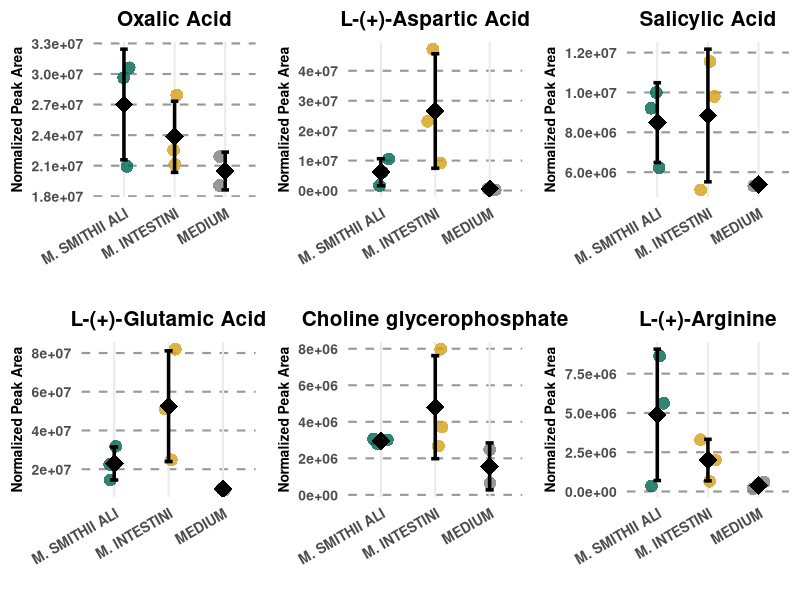

Recreate this plot in R.
# Load necessary libraries
library(ggplot2)
library(dplyr)
library(gridExtra)  # For arranging multiple plots

# Define a function for plotting
plot_metabolite <- function(data, title) {
  summary_data <- data %>%
    group_by(samples) %>%
    summarize(mean_norm = mean(norm_area),
              sd_norm = sd(norm_area),
              .groups = 'drop')
  
  data$samples <- factor(data$samples, levels = c("M. SMITHII ALI", "M. INTESTINI", "MEDIUM"))
  summary_data$samples <- factor(summary_data$samples, levels = c("M. SMITHII ALI", "M. INTESTINI", "MEDIUM"))
  
  ggplot(data, aes(x = samples, y = norm_area, color = samples, fill = samples)) +
    geom_jitter(width = 0.15, size = 4, alpha = 0.8, shape = 16) +
    geom_point(data = summary_data, aes(y = mean_norm), size = 6, shape = 18, color = "black") +
    geom_errorbar(data = summary_data, aes(y = mean_norm, ymin = mean_norm - sd_norm, ymax = mean_norm + sd_norm), 
                  width = 0.15, lwd = 1.2, color = "black") +
    labs(title = title, x = " ", y = "Normalized Peak Area") +
    scale_color_manual(values = c("M. SMITHII ALI" = "#016450", "M. INTESTINI" = "#d4a017", "MEDIUM" = "#7F7F7F")) +
    scale_fill_manual(values = c("M. SMITHII ALI" = "#016450", "M. INTESTINI" = "#d4a017", "MEDIUM" = "#7F7F7F")) +
    theme_minimal(base_size = 16) +
    theme(plot.title = element_text(size = 15, face = "bold", hjust = 0.5),
          axis.text.x = element_text(size = 10, angle = 30, hjust = 1, face = "bold", color = "#4D4D4D"),
          axis.text.y = element_text(size = 10, face = "bold", color = "#4D4D4D"),
          axis.title = element_text(size =10, face = "bold"),
          panel.grid.major.y = element_line(color = "gray60", linetype = "dashed"),
          panel.grid.minor = element_blank(),
          legend.position = "none") +
    scale_y_continuous(labels = function(x) format(x, scientific = TRUE))
}

# Oxalic Acid
oxalic_data <- data.frame(
  samples = c(rep("M. SMITHII ALI", 3), rep("M. INTESTINI", 3), rep("MEDIUM", 2)),
  norm_area = c(20752179, 30541086, 29721857, 22495119, 27799927, 21223158, 21790339, 19168585)
)
plot_oxalic <- plot_metabolite(oxalic_data, "Oxalic Acid")

# Aspartic Acid
aspartic_data <- data.frame(
  samples = c(rep("M. SMITHII ALI", 3), rep("M. INTESTINI", 3), rep("MEDIUM", 2)),
  norm_area = c(6169003, 1585309, 10604133, 47140111, 9336077, 23217815, 737236, 346709)
)
plot_aspartic <- plot_metabolite(aspartic_data, "L-(+)-Aspartic Acid")

# Salicylic Acid
salicylic_data <- data.frame(
  samples = c(rep("M. SMITHII ALI", 3), rep("M. INTESTINI", 3), rep("MEDIUM", 2)),
  norm_area = c(9224109, 6223309, 10015630, 11595791, 5142877, 9790206, 5418493, 5313741)
)
plot_salicylic <- plot_metabolite(salicylic_data, "Salicylic Acid")

# Glutamic Acid
glutamic_data <- data.frame(
  samples = c(rep("M. SMITHII ALI", 3), rep("M. INTESTINI", 3), rep("MEDIUM", 2)),
  norm_area = c(22594620, 14579469, 31625608, 81819523, 24710770, 51098603, 9825361, 9390199)
)
plot_glutamic <- plot_metabolite(glutamic_data, "L-(+)-Glutamic Acid")

# Arginine
arginine_data <- data.frame(
  samples = c("M. SMITHII ALI", "M. SMITHII ALI", "M. SMITHII ALI", "M. INTESTINI", "M. INTESTINI", "M. INTESTINI", "MEDIUM", "MEDIUM"),
  norm_area = c(5632274, 375776, 8633584, 3316116, 672296, 2009596, 604200, 187604)
)
plot_arginine <- plot_metabolite(arginine_data, "L-(+)-Arginine")

# Choline glycerophosphate
cholineglycerophosphate_data <- data.frame(
  samples = c("M. SMITHII ALI", "M. SMITHII ALI", "M. SMITHII ALI", "M. INTESTINI", "M. INTESTINI", "M. INTESTINI", "MEDIUM", "MEDIUM"),
  norm_area = c(3069622,2804314,3004487,7999183,2674479,3729186,2467644,648959)
)
plot_cholineglycerophosphate <- plot_metabolite(cholineglycerophosphate_data, "Choline glycerophosphate")

# Arrange all plots
grid.arrange(plot_oxalic, plot_aspartic, plot_salicylic, plot_glutamic, plot_cholineglycerophosphate, plot_arginine, ncol = 3)
